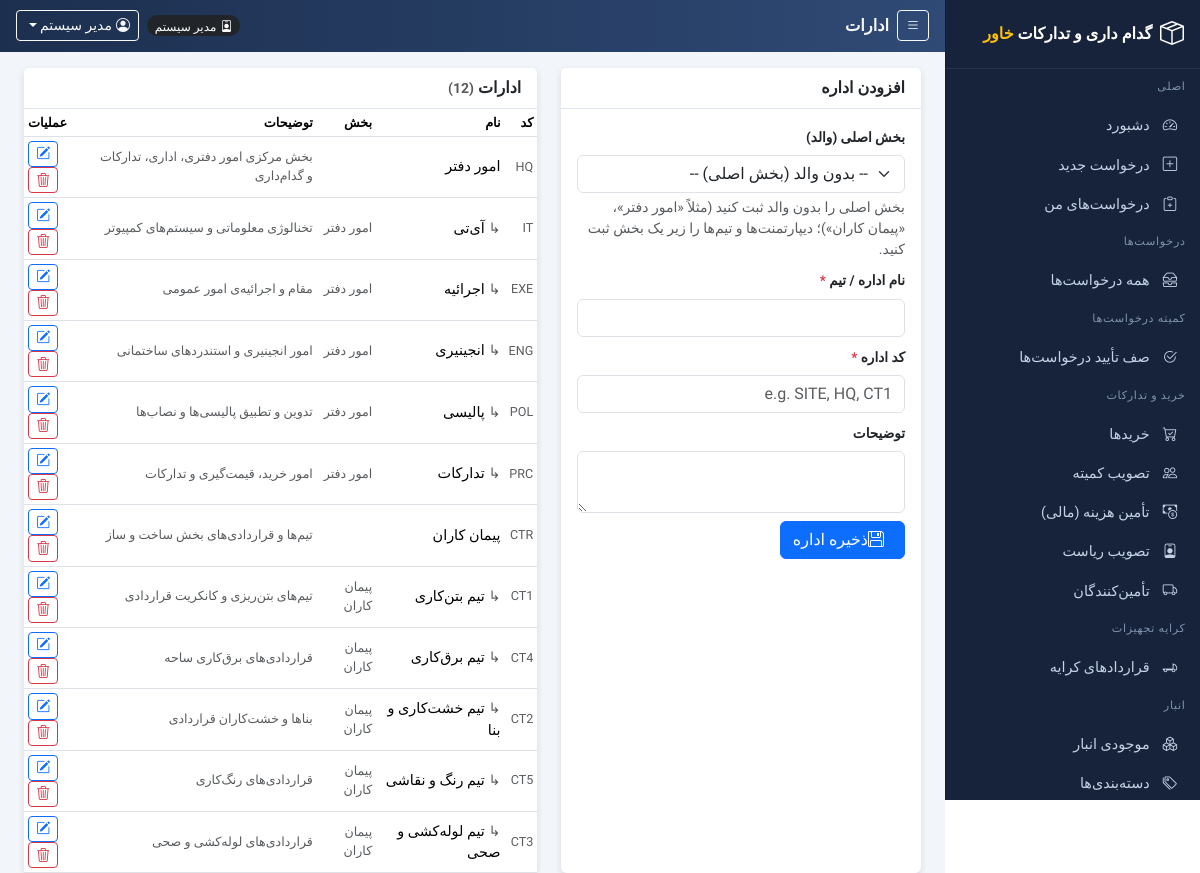
The app's page /admin/departments.php (signed in), older data.
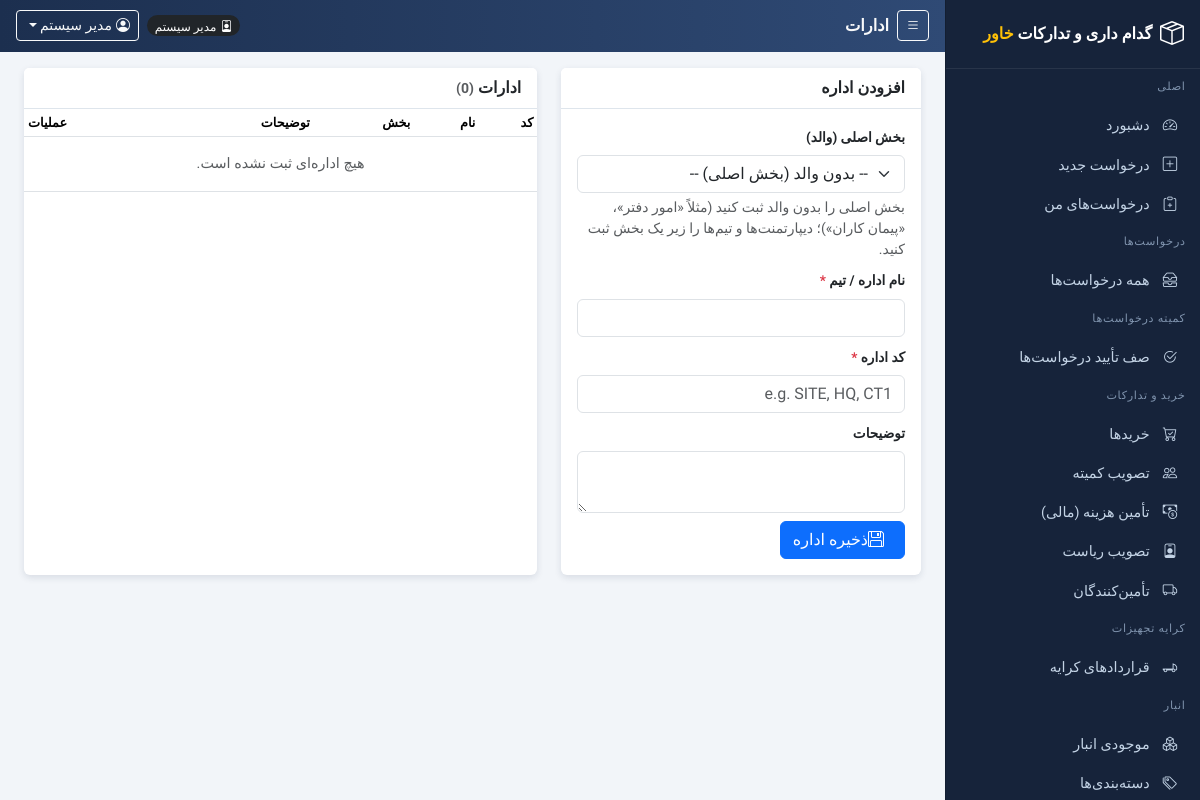
The same page, newer data.
### tables this page shows
CREATE TABLE `users` (
  `id` int(10) UNSIGNED NOT NULL,
  `username` varchar(50) NOT NULL,
  `password` varchar(255) NOT NULL COMMENT 'bcrypt hash (password_hash)',
  `name` varchar(100) NOT NULL,
  `role` enum('employee','procurement_manager','warehouse_manager','gate_security','committee','general_manager','finance','admin') NOT NULL DEFAULT 'employee',
  `department_id` int(10) UNSIGNED DEFAULT NULL,
  `email` varchar(120) DEFAULT NULL,
  `phone` varchar(30) DEFAULT NULL,
  `status` tinyint(1) NOT NULL DEFAULT 1,
  `created_at` timestamp NOT NULL DEFAULT current_timestamp()
);

CREATE TABLE `departments` (
  `id` int(10) UNSIGNED NOT NULL,
  `name` varchar(100) NOT NULL,
  `code` varchar(20) NOT NULL DEFAULT '' COMMENT 'short code e.g. SITE, HQ',
  `parent_id` int(10) UNSIGNED DEFAULT NULL,
  `description` varchar(255) DEFAULT NULL,
  `created_at` timestamp NOT NULL DEFAULT current_timestamp()
);

### includes/functions.php (called while the page is built, shortened)
<?php
require_once __DIR__ . '/config.php';
function h($s)
{
    return htmlspecialchars((string)($s ?? ''), ENT_QUOTES);
}
function fetch_one($sql)
{
    global $conn;
    $r = $conn->query($sql);
    return ($r && $r->num_rows) ? $r->fetch_assoc() : null;
}
function fetch_all($sql)
{
    global $conn;
    $r = $conn->query($sql);
    if (method_exists($r, 'fetch_all')) { return $r->fetch_all(MYSQLI_ASSOC); }
    $rows = [];
    return $rows;
}
function role_label($r)
{
    $map = [
        'employee' => 'کارمند', 'procurement_manager' => 'مدیر خرید',
        'warehouse_manager' => 'مدیر انبار', 'gate_security' => 'امنیت گیت',
        'committee' => 'مسئول / عضو کمیته', 'general_manager' => 'مدیر عمومی',
        'finance' => 'مدیر مالی', 'contracting_manager' => 'مسئول امور قراردادی',
        'admin' => 'مدیر سیستم',
    ];
    return $map[$r] ?? $r;
}

### includes/auth.php (called while the page is built, shortened)
<?php
require_once __DIR__ . '/functions.php';
function current_user()
{
    $u = fetch_one(
        'SELECT u.*, d.name AS department_name ' .
        'FROM users u LEFT JOIN departments d ON d.id = u.department_id ' .
        'WHERE u.id = ' . (int)$_SESSION['user_id'] . ' AND u.status = 1'
    );
    return $u;
}
function require_login()
{
    $u = current_user();
    return $u;
}
function has_role($user, ...$roles)
{
    return $user !== null && in_array($user['role'], $roles, true);
}
function require_role(...$roles)
{
    $u = require_login();
    return $u;
}

### admin/departments.php (the view, shortened to what this page needs)
<?php
require_once __DIR__ . '/../includes/auth.php';
$user = require_role('admin');
$page_title = 'ادارات';
$edit = null;
$rows = fetch_all("SELECT d.*, p.name branch FROM departments d
                   LEFT JOIN departments p ON p.id = d.parent_id
                   ORDER BY IF(d.parent_id IS NULL, d.id, d.parent_id), d.parent_id IS NOT NULL, d.name");
require_once __DIR__ . '/../includes/header.php';
?>
<div class="row g-4">
  <div class="col-lg-5">
    <div class="card h-100">
      <div class="card-header"><?php echo $edit ? 'به‌روزرسانی اداره' : 'افزودن اداره'; ?></div>
      <div class="card-body">
        <form method="post">
          <div class="mb-2"><label class="form-label">بخش اصلی (والد)</label>
            <select name="parent_id" class="form-select">
              <option value="0">-- بدون والد (بخش اصلی) --</option>
            </select>
            <div class="form-text text-muted small">بخش اصلی را بدون والد ثبت کنید (مثلاً «امور دفتر»، «پیمان کاران»)؛ دیپارتمنت‌ها و تیم‌ها را زیر یک بخش ثبت کنید.</div>
          </div>
          <div class="mb-2"><label class="form-label required">نام اداره / تیم</label>
            <input type="text" name="name" class="form-control" required value="<?php echo h($edit ? $edit['name'] : ($_POST['name'] ?? '')); ?>"></div>
          <div class="mb-2"><label class="form-label required">کد اداره</label>
            <input type="text" name="code" class="form-control" required placeholder="e.g. SITE, HQ, CT1" value="<?php echo h($edit ? $edit['code'] : ($_POST['code'] ?? '')); ?>"></div>
          <div class="mb-2"><label class="form-label">توضیحات</label>
            <textarea name="description" rows="2" class="form-control"><?php echo h($edit ? ($edit['description'] ?? '') : ($_POST['description'] ?? '')); ?></textarea></div>
          <button class="btn btn-primary" type="submit"><i class="bi bi-floppy me-2"></i>ذخیره اداره</button>
        </form>
      </div>
    </div>
  </div>
  <div class="col-lg-7">
    <div class="card h-100">
      <div class="card-header">ادارات <span class="text-muted small">(<?php echo count($rows); ?>)</span></div>
      <div class="table-responsive">
        <table class="table table-sm align-middle mb-0">
          <thead><tr><th>کد</th><th>نام</th><th>بخش</th><th>توضیحات</th><th class="text-end">عملیات</th></tr></thead>
          <tbody>
          <?php foreach ($rows as $d): ?>
            <tr>
              <td class="text-muted small"><?php $dcode = trim($d['code'] ?? ''); echo h($dcode !== '' ? $dcode : '—'); ?></td>
              <td><?php if ($d['parent_id']): ?><span class="text-muted">↳ </span><?php endif; ?><?php echo h($d['name']); ?></td>
              <td class="text-muted small"><?php echo h($d['branch'] ?? ''); ?></td>
              <td class="text-muted small"><?php echo h($d['description'] ?? '—'); ?></td>
              <td class="table-actions text-end">
                <a class="btn btn-sm btn-outline-primary" href="?id=<?php echo $d['id']; ?>"><i class="bi bi-pencil-square"></i></a>
                <form method="post" class="d-inline" onsubmit="return confirm('حذف اداره &quot;<?php echo h($d['name']); ?>&quot;؟');">
                  <button class="btn btn-sm btn-outline-danger" type="submit"><i class="bi bi-trash3"></i></button>
                </form>
              </td>
            </tr>
          <?php endforeach; ?>
          <?php if (count($rows) === 0): ?>
            <tr><td colspan="5" class="text-center text-muted py-3">هیچ اداره‌ای ثبت نشده است.</td></tr>
          <?php endif; ?>
          </tbody>
        </table>
      </div>
    </div>
  </div>
</div>
<?php require_once __DIR__ . '/../includes/footer.php'; ?>

### includes/header.php (shortened to what this page needs)
<?php
require_once __DIR__ . '/auth.php';
$me = $user ?? current_user();
$page_title = $page_title ?? 'Dashboard';
$base = BASE_URL;
?>
<!DOCTYPE html>
<html lang="fa" dir="rtl">
<head>
<link rel="stylesheet" href="https://cdn.jsdelivr.net/npm/bootstrap@5.3.3/dist/css/bootstrap.min.css">
<link rel="stylesheet" href="https://cdn.jsdelivr.net/npm/bootstrap-icons@1.11.3/font/bootstrap-icons.min.css">
<link rel="stylesheet" href="<?php echo $base; ?>/assets/css/style.css">
</head>
<body class="app-rtl">
<div class="app-shell">
  <div class="app-main">
    <header class="app-topbar">
      <div class="d-flex align-items-center text-light gap-2">
        <button class="btn btn-sm btn-outline-light" type="button" onclick="toggleSidebar()"><i class="bi bi-list"></i></button>
        <div class="topbar-title"><?php echo h($page_title); ?></div>
      </div>
      <div class="d-flex align-items-center text-light gap-2">
        <span class="badge text-bg-dark rounded-pill"><i class="bi bi-person-badge ms-1"></i><?php echo h(role_label($me['role'])); ?></span>
        <div class="dropdown">
          <button class="btn btn-sm btn-outline-light dropdown-toggle" type="button" data-bs-toggle="dropdown" aria-expanded="false">
            <i class="bi bi-person-circle ms-1"></i><?php echo h($me['name']); ?>
          </button>
        </div>
      </div>
    </header>
    <main class="app-content container-fluid px-3 px-xl-4 pt-3">

### includes/footer.php (shortened to what this page needs)
</main>
  </div>
  <aside class="app-sidebar" id="appSidebar">
    <div class="sidebar-brand">
      <i class="bi bi-box-seam fs-4"></i>
      <span class="ms-2 fw-semibold">گدام داری و تدارکات <span class="text-warning">خاور</span></span>
    </div>
    <?php require __DIR__ . '/sidebar.php'; ?>
  </aside>
</div>
</body>
</html>

### includes/sidebar.php (shortened to what this page needs)
<?php
$role = $me['role'] ?? ($user['role'] ?? 'employee');
$isA  = ($role === 'admin');
$base = BASE_URL;
?>
<nav class="nav sidebar-nav flex-column">
  <div class="nav-title">اصلی</div>
  <a class="nav-link" href="<?php echo $base; ?>/index.php"><i class="bi bi-speedometer2"></i><span>دشبورد</span></a>
  <?php if ($role === 'employee' || $isA || $role === 'procurement_manager'): ?>
  <a class="nav-link" href="<?php echo $base; ?>/requests/create.php"><i class="bi bi-plus-square"></i><span>درخواست جدید</span></a>
  <?php endif; ?>
  <?php if ($role === 'employee' || $isA): ?>
  <a class="nav-link" href="<?php echo $base; ?>/requests/list.php?mine=1"><i class="bi bi-clipboard-plus"></i><span>درخواست‌های من</span></a>
  <?php endif; ?>
  <?php if (in_array($role, ['procurement_manager','warehouse_manager','general_manager','gate_security','committee','finance','contracting_manager','admin'], true)): ?>
  <div class="nav-title">درخواست‌ها</div>
  <a class="nav-link" href="<?php echo $base; ?>/requests/list.php"><i class="bi bi-inboxes"></i><span>همه درخواست‌ها</span></a>
  <?php endif; ?>
  <div class="nav-title">کمیته درخواست‌ها</div>
  <a class="nav-link" href="<?php echo $base; ?>/requests/committee_queue.php"><i class="bi bi-check2-circle"></i><span>صف تأیید درخواست‌ها</span></a>
  <?php if (in_array($role, ['procurement_manager','committee','finance','general_manager','admin'], true)): ?>
  <div class="nav-title">خرید و تدارکات</div>
  <a class="nav-link" href="<?php echo $base; ?>/purchases/list.php"><i class="bi bi-cart-check"></i><span>خریدها</span></a>
  <a class="nav-link" href="<?php echo $base; ?>/purchases/committee.php"><i class="bi bi-people"></i><span>تصویب کمیته</span></a>
  <?php if (in_array($role, ['finance','general_manager','admin'], true)): ?>
  <a class="nav-link" href="<?php echo $base; ?>/purchases/list.php?status=authority_approved"><i class="bi bi-cash-coin"></i><span>تأمین هزینه (مالی)</span></a>
  <?php endif; ?>
  <?php if (in_array($role, ['general_manager','admin'], true)): ?>
  <a class="nav-link" href="<?php echo $base; ?>/purchases/list.php?status=supplier_selected"><i class="bi bi-person-badge"></i><span>تصویب ریاست</span></a>
  <?php endif; ?>
  <?php endif; ?>
  <?php if ($role === 'procurement_manager' || $isA): ?>
  <a class="nav-link" href="<?php echo $base; ?>/suppliers/list.php"><i class="bi bi-truck"></i><span>تأمین‌کنندگان</span></a>
  <?php endif; ?>
  <?php if (in_array($role, ['procurement_manager','warehouse_manager','finance','general_manager','admin'], true)): ?>
  <div class="nav-title">کرایه تجهیزات</div>
  <a class="nav-link" href="<?php echo $base; ?>/rentals/list.php"><i class="bi bi-truck-flatbed"></i><span>قراردادهای کرایه</span></a>
  <?php endif; ?>
  <?php if ($role === 'warehouse_manager' || $isA): ?>
  <div class="nav-title">انبار</div>
  <a class="nav-link" href="<?php echo $base; ?>/warehouse/inventory.php"><i class="bi bi-boxes"></i><span>موجودی انبار</span></a>
  <a class="nav-link" href="<?php echo $base; ?>/warehouse/categories.php"><i class="bi bi-tags"></i><span>دسته‌بندی‌ها</span></a>
  <?php endif; ?>
</nav>

### assets/css/style.css (style rules this page uses)
:root { --pwms-sidebar-bg: #16233a; --pwms-topbar-bg: linear-gradient(90deg, #1c2f4f, #2f4a75); --pwms-content-bg: #f2f5f9; --pwms-accent: #e9a13c; }
body, .form-control, .form-select, .btn, .table, .dropdown-menu, .alert, input, select, textarea, button, .nav-link, .card-header, .card-body { font-family: 'Vazirmatn', 'Segoe UI', Tahoma, Arial, sans-serif; }
[dir="rtl"] .ms-1 { margin-left: .25rem !important; margin-right: 0 !important; }
[dir="rtl"] .ms-2 { margin-left: .5rem !important; margin-right: 0 !important; }
[dir="rtl"] .me-2 { margin-right: .5rem !important; margin-left: 0 !important; }
[dir="rtl"] .text-end { text-align: left !important; }
.app-shell { display: flex; min-height: 100vh; }
.app-sidebar { width: 255px; background: var(--pwms-sidebar-bg); color: #cfe0f0; position: sticky; top: 0; height: 100vh; overflow-y: auto; flex-shrink: 0; order: 0; }
body.app-rtl .app-sidebar { order: 0; border-left: 1px solid rgba(0,0,0,.15); }
.sidebar-brand { display: flex; align-items: center; gap: .5rem; color: #fff; padding: 1rem 1rem; border-bottom: 1px solid rgba(255,255,255,.08); }
.sidebar-nav .nav-title { font-size: .7rem; text-transform: uppercase; letter-spacing: .06em; color: #7f93ad; padding: .65rem .9rem; }
.sidebar-nav .nav-link { color: #c3d3e5; padding: .45rem .9rem; border-radius: .4rem; margin: .1rem .4rem; display: flex; align-items: center; gap: .7rem; font-size: .9rem; }
.sidebar-nav .nav-link i { width: 1.15rem; text-align: center; flex-shrink: 0; }
.app-main { flex: 1 1 auto; min-width: 0; background: var(--pwms-content-bg); order: 1; }
.app-topbar { background: var(--pwms-topbar-bg); color: #fff; position: sticky; top: 0; z-index: 1030; display: flex; align-items: center; gap: 1rem; padding: .65rem 1rem; justify-content: space-between; direction: rtl; flex-direction: row; }
.topbar-title { font-size: 1.02rem; font-weight: 600; }
.app-content { min-height: calc(100vh - 55px); }
@media (min-width: 992px) { .app-sidebar { position: sticky; } }
.card { border: 0; box-shadow: 0 .15rem .45rem rgba(28,45,75,.12); }
.card .card-header { font-weight: 600; background: #fff; border-bottom: 1px solid #dee5ec; }
.table { --bs-table-hover-bg: #eef2f7; font-size: .9rem; }
.table th { white-space: nowrap; }
.table-sm th { font-size: .8rem; }
.form-label { font-weight: 600; font-size: .85rem; }
.required::after { content: ' *'; color: #dc3545; }
.badge { font-weight: 500; font-size: .75rem; }
.table-actions .btn { padding: .1rem .45rem; }

Row changes from the older to the newer data that the page shows:
removed departments: code "HQ", name "امور دفتر", description "بخش مرکزی امور دفتری، اداری، تدارکات و گدام‌داری"
removed departments: code "IT", name "آی‌تی", parent.name "امور دفتر", description "تخنالوژی معلوماتی و سیستم‌های کمپیوتر"
removed departments: code "EXE", name "اجرائیه", parent.name "امور دفتر", description "مقام و اجرائیه‌ی امور عمومی"
removed departments: code "ENG", name "انجینیری", parent.name "امور دفتر", description "امور انجینیری و استندردهای ساختمانی"
removed departments: code "POL", name "پالیسی", parent.name "امور دفتر", description "تدوین و تطبیق پالیسی‌ها و نصاب‌ها"
removed departments: code "PRC", name "تدارکات", parent.name "امور دفتر", description "امور خرید، قیمت‌گیری و تدارکات"
removed departments: code "CTR", name "پیمان کاران", description "تیم‌ها و قراردادی‌های بخش ساخت و ساز"
removed departments: code "CT1", name "تیم بتن‌کاری", parent.name "پیمان کاران", description "تیم‌های بتن‌ریزی و کانکریت قراردادی"
removed departments: code "CT4", name "تیم برق‌کاری", parent.name "پیمان کاران", description "قراردادی‌های برق‌کاری ساحه"
removed departments: code "CT2", name "تیم خشت‌کاری و بنا", parent.name "پیمان کاران", description "بناها و خشت‌کاران قراردادی"
removed departments: code "CT5", name "تیم رنگ و نقاشی", parent.name "پیمان کاران", description "قراردادی‌های رنگ‌کاری"
removed departments: code "CT3", name "تیم لوله‌کشی و صحی", parent.name "پیمان کاران", description "قراردادی‌های لوله‌کشی و صحی"
Text that changed along with them:
count($rows): "12" → "0"
text now shown: "هیچ اداره‌ای ثبت نشده است."
